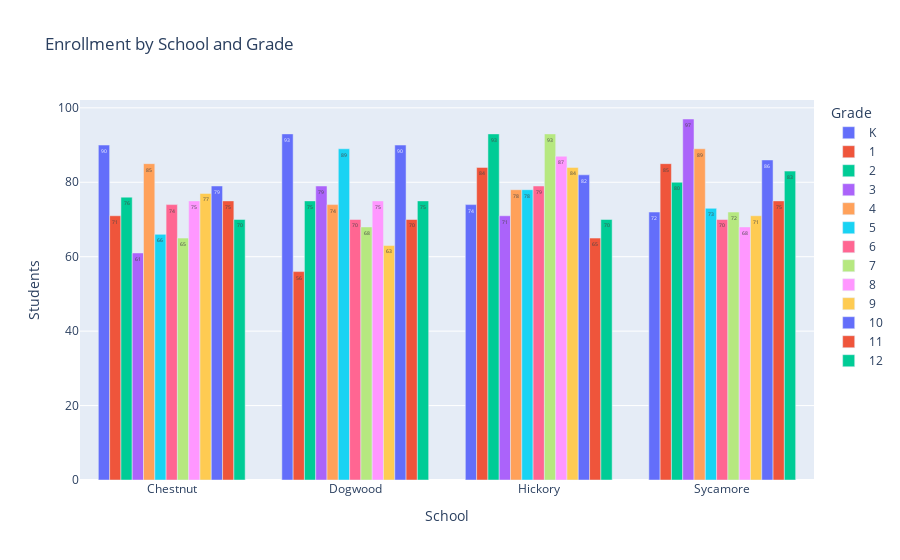

Notebook code cell kept with this figure:
### Markdown cell above
# Graphing multiple variables via a bar chart:

In order to show enrollment by school and grade, we can call px.bar() to create a bar chart in which schools and student counts are the x and y variables, respectively. This chart will *also* add in student grades as the 'color' argument so that we can see individual enrollment counts at the school/grade level. 

The 'barmode' parameter lets us specify how we want the individual grade bars to be displayed. 'group', the parameter used below, shows these bars side by side. However,

### Code cell
fig_school_grade_enrollment = px.bar(
    df_school_grade_pivot, 
    x = 'School', y = 'Students', color = 'Grade', 
       barmode = 'group', text_auto = True,
        title = 'Enrollment by School and Grade')

# Because we called px.bar() rather than px.histogram(),
# the y axis title is equal to our y axis value ('Students')
# by default. Therefore, unlike with the histogram we created
# earlier, there's no need to rename this title.

save_chart(fig_school_grade_enrollment, 'enrollment_by_school_and_grade')

fig_school_grade_enrollment

### Figure 1 — Plotly figure (JSON) as saved in the notebook; plotly's stock layout.template omitted (floating-point values rounded to 4 significant figures)
{"data": [{"alignmentgroup": "True", "hovertemplate": "Grade=K<br>School=%{x}<br>Students=%{y}<extra></extra>", "legendgroup": "K", "marker": {"color": "#636efa", "pattern": {"shape": ""}}, "name": "K", "offsetgroup": "K", "orientation": "v", "showlegend": true, "textposition": "auto", "texttemplate": "%{y}", "type": "bar", "x": ["Chestnut", "Dogwood", "Hickory", "Sycamore"], "xaxis": "x", "y": [90, 93, 74, 72], "yaxis": "y"}, {"alignmentgroup": "True", "hovertemplate": "Grade=1<br>School=%{x}<br>Students=%{y}<extra></extra>", "legendgroup": "1", "marker": {"color": "#EF553B", "pattern": {"shape": ""}}, "name": "1", "offsetgroup": "1", "orientation": "v", "showlegend": true, "textposition": "auto", "texttemplate": "%{y}", "type": "bar", "x": ["Chestnut", "Dogwood", "Hickory", "Sycamore"], "xaxis": "x", "y": [71, 56, 84, 85], "yaxis": "y"}, {"alignmentgroup": "True", "hovertemplate": "Grade=2<br>School=%{x}<br>Students=%{y}<extra></extra>", "legendgroup": "2", "marker": {"color": "#00cc96", "pattern": {"shape": ""}}, "name": "2", "offsetgroup": "2", "orientation": "v", "showlegend": true, "textposition": "auto", "texttemplate": "%{y}", "type": "bar", "x": ["Chestnut", "Dogwood", "Hickory", "Sycamore"], "xaxis": "x", "y": [76, 75, 93, 80], "yaxis": "y"}, {"alignmentgroup": "True", "hovertemplate": "Grade=3<br>School=%{x}<br>Students=%{y}<extra></extra>", "legendgroup": "3", "marker": {"color": "#ab63fa", "pattern": {"shape": ""}}, "name": "3", "offsetgroup": "3", "orientation": "v", "showlegend": true, "textposition": "auto", "texttemplate": "%{y}", "type": "bar", "x": ["Chestnut", "Dogwood", "Hickory", "Sycamore"], "xaxis": "x", "y": [61, 79, 71, 97], "yaxis": "y"}, {"alignmentgroup": "True", "hovertemplate": "Grade=4<br>School=%{x}<br>Students=%{y}<extra></extra>", "legendgroup": "4", "marker": {"color": "#FFA15A", "pattern": {"shape": ""}}, "name": "4", "offsetgroup": "4", "orientation": "v", "showlegend": true, "textposition": "auto", "texttemplate": "%{y}", "type": "bar", "x": ["Chestnut", "Dogwood", "Hickory", "Sycamore"], "xaxis": "x", "y": [85, 74, 78, 89], "yaxis": "y"}, {"alignmentgroup": "True", "hovertemplate": "Grade=5<br>School=%{x}<br>Students=%{y}<extra></extra>", "legendgroup": "5", "marker": {"color": "#19d3f3", "pattern": {"shape": ""}}, "name": "5", "offsetgroup": "5", "orientation": "v", "showlegend": true, "textposition": "auto", "texttemplate": "%{y}", "type": "bar", "x": ["Chestnut", "Dogwood", "Hickory", "Sycamore"], "xaxis": "x", "y": [66, 89, 78, 73], "yaxis": "y"}, {"alignmentgroup": "True", "hovertemplate": "Grade=6<br>School=%{x}<br>Students=%{y}<extra></extra>", "legendgroup": "6", "marker": {"color": "#FF6692", "pattern": {"shape": ""}}, "name": "6", "offsetgroup": "6", "orientation": "v", "showlegend": true, "textposition": "auto", "texttemplate": "%{y}", "type": "bar", "x": ["Chestnut", "Dogwood", "Hickory", "Sycamore"], "xaxis": "x", "y": [74, 70, 79, 70], "yaxis": "y"}, {"alignmentgroup": "True", "hovertemplate": "Grade=7<br>School=%{x}<br>Students=%{y}<extra></extra>", "legendgroup": "7", "marker": {"color": "#B6E880", "pattern": {"shape": ""}}, "name": "7", "offsetgroup": "7", "orientation": "v", "showlegend": true, "textposition": "auto", "texttemplate": "%{y}", "type": "bar", "x": ["Chestnut", "Dogwood", "Hickory", "Sycamore"], "xaxis": "x", "y": [65, 68, 93, 72], "yaxis": "y"}, {"alignmentgroup": "True", "hovertemplate": "Grade=8<br>School=%{x}<br>Students=%{y}<extra></extra>", "legendgroup": "8", "marker": {"color": "#FF97FF", "pattern": {"shape": ""}}, "name": "8", "offsetgroup": "8", "orientation": "v", "showlegend": true, "textposition": "auto", "texttemplate": "%{y}", "type": "bar", "x": ["Chestnut", "Dogwood", "Hickory", "Sycamore"], "xaxis": "x", "y": [75, 75, 87, 68], "yaxis": "y"}, {"alignmentgroup": "True", "hovertemplate": "Grade=9<br>School=%{x}<br>Students=%{y}<extra></extra>", "legendgroup": "9", "marker": {"color": "#FECB52", "pattern": {"shape": ""}}, "name": "9", "offsetgroup": "9", "orientation": "v", "showlegend": true, "textposition": "auto", "texttemplate": "%{y}", "type": "bar", "x": ["Chestnut", "Dogwood", "Hickory", "Sycamore"], "xaxis": "x", "y": [77, 63, 84, 71], "yaxis": "y"}, {"alignmentgroup": "True", "hovertemplate": "Grade=10<br>School=%{x}<br>Students=%{y}<extra></extra>", "legendgroup": "10", "marker": {"color": "#636efa", "pattern": {"shape": ""}}, "name": "10", "offsetgroup": "10", "orientation": "v", "showlegend": true, "textposition": "auto", "texttemplate": "%{y}", "type": "bar", "x": ["Chestnut", "Dogwood", "Hickory", "Sycamore"], "xaxis": "x", "y": [79, 90, 82, 86], "yaxis": "y"}, {"alignmentgroup": "True", "hovertemplate": "Grade=11<br>School=%{x}<br>Students=%{y}<extra></extra>", "legendgroup": "11", "marker": {"color": "#EF553B", "pattern": {"shape": ""}}, "name": "11", "offsetgroup": "11", "orientation": "v", "showlegend": true, "textposition": "auto", "texttemplate": "%{y}", "type": "bar", "x": ["Chestnut", "Dogwood", "Hickory", "Sycamore"], "xaxis": "x", "y": [75, 70, 65, 75], "yaxis": "y"}, {"alignmentgroup": "True", "hovertemplate": "Grade=12<br>School=%{x}<br>Students=%{y}<extra></extra>", "legendgroup": "12", "marker": {"color": "#00cc96", "pattern": {"shape": ""}}, "name": "12", "offsetgroup": "12", "orientation": "v", "showlegend": true, "textposition": "auto", "texttemplate": "%{y}", "type": "bar", "x": ["Chestnut", "Dogwood", "Hickory", "Sycamore"], "xaxis": "x", "y": [70, 75, 70, 83], "yaxis": "y"}], "layout": {"autosize": true, "barmode": "group", "legend": {"title": {"text": "Grade"}, "tracegroupgap": 0}, "title": {"text": "Enrollment by School and Grade"}, "xaxis": {"anchor": "y", "autorange": true, "domain": [0, 1], "range": [-0.5, 3.5], "title": {"text": "School"}, "type": "category"}, "yaxis": {"anchor": "x", "autorange": true, "domain": [0, 1], "range": [0, 102.1], "title": {"text": "Students"}, "type": "linear"}}}
